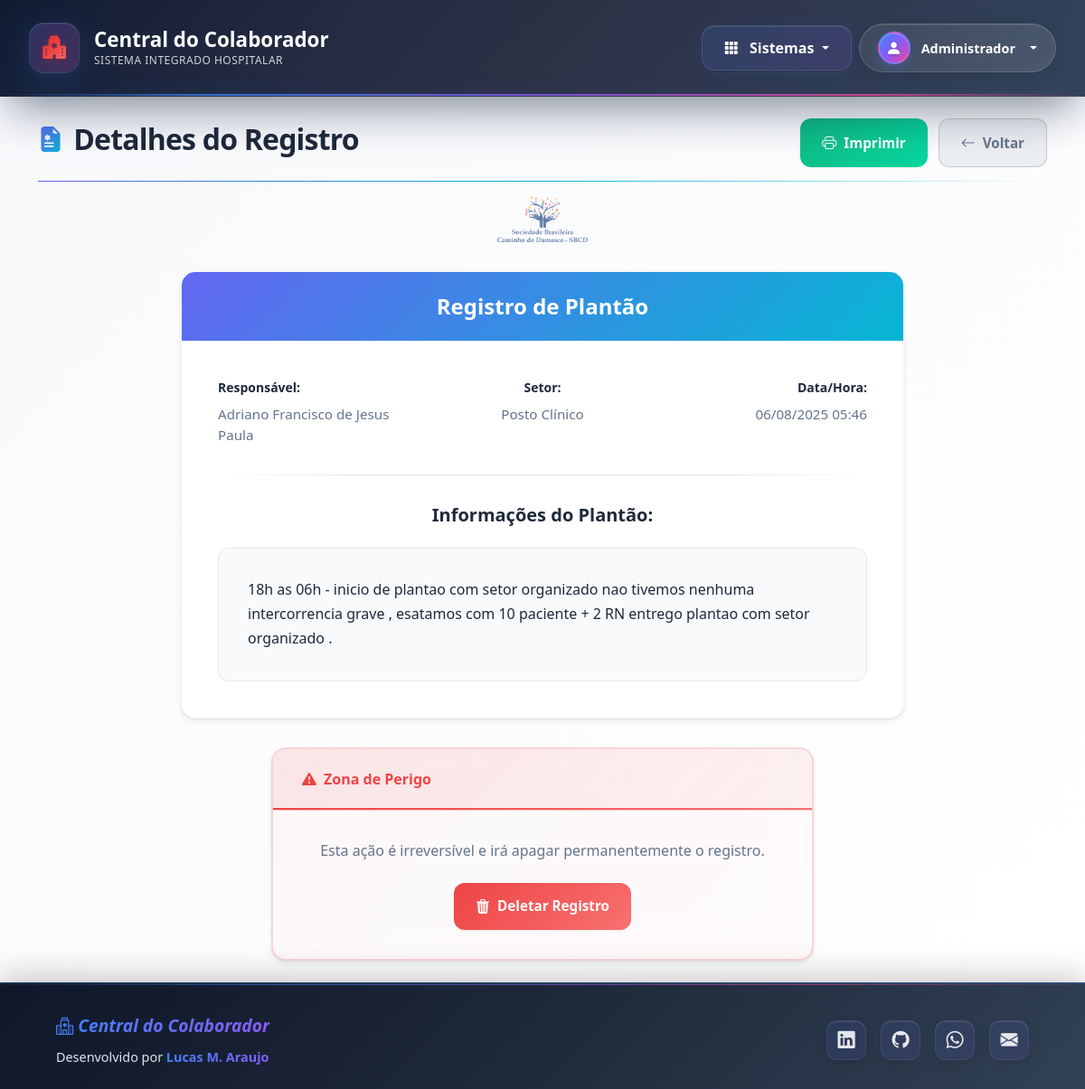
The app's page /form/169/details (signed in) with its own data.
### app/models.py (models this page shows, shortened)
class User(db.Model, UserMixin):
    __tablename__ = 'users'
    id = db.Column(db.Integer, primary_key=True)
    name = db.Column(db.String(100), nullable=False)
    username = db.Column(db.String(50), unique=True, nullable=False)
    password = db.Column(db.String(200), nullable=False)
    profile = db.Column(db.String(200), nullable=False)
    email = db.Column(db.String(120), unique=True, nullable=False)
    is_active = db.Column(db.Boolean, default=True, nullable=False)
    creation_date = db.Column(db.DateTime, nullable=False, default=datetime.utcnow)
    last_login = db.Column(db.DateTime, nullable=True)
    notices = db.relationship('Notice', back_populates='author')
    forms = db.relationship('Form', back_populates='worker', lazy='dynamic')
    shared_repositories = db.relationship('Repository', secondary=repository_access, back_populates='shared_with_users')

class Form(db.Model):
    __tablename__ = 'forms'
    id = db.Column(db.Integer, primary_key=True)
    worker_id = db.Column(db.Integer, db.ForeignKey('users.id'), nullable=False)
    sector = db.Column(db.String(100), nullable=False)
    date_registry = db.Column(db.DateTime, nullable=False)
    observation = db.Column(db.Text, nullable=False)
    worker = db.relationship('User', back_populates='forms')

### app/routes/form.py (the view)
@form_bp.route("/form/<int:form_id>/details")
@login_required
def details_form(form_id):
    formulario = db.session.get(Form, form_id)
    if not formulario:
        flash("Formulário não encontrado.", "danger")
        return redirect(url_for('form.forms'))
    return render_template("form/details_form.html", formulario=formulario)

### app/__init__.py (called while the page is built)
def login_config(app):
    login_manager = LoginManager()
    login_manager.init_app(app)
    login_manager.login_view = 'auth.login'
    login_manager.login_message = "Por favor, realize o login para acessar esta página."
    login_manager.login_message_category = "info"
    @login_manager.user_loader
    def load_user(id):
        return db.session.get(User, int(id))

def registry_filters(app):
    app.jinja_env.filters['format_date'] = format_date_filter
    app.jinja_env.filters['format_date_short'] = lambda val: format_date_filter(val, format_str='%d/%m/%Y')
    app.jinja_env.filters['format_date_time'] = lambda val: format_date_filter(val, format_str='%d/%m/%Y %H:%M')
    app.jinja_env.filters['format_time'] = lambda val: format_date_filter(val, format_str='%H:%M')

### app/routes/util.py (called while the page is built, shortened)
def format_date_filter(value, target_tz_str='Etc/GMT+3', format_str='%d/%m/%Y'):
    if value is None:
        return "N/A"
    if isinstance(value, date) and not isinstance(value, datetime):
        return value.strftime(format_str)
    dt_object = None
    if isinstance(value, datetime):
        dt_object = value
    if not isinstance(dt_object, datetime):
        return value
    dt_object_utc = dt_object.replace(tzinfo=timezone.utc) if dt_object.tzinfo is None else dt_object.astimezone(timezone.utc)
    try:
        target_tz = ZoneInfo(target_tz_str)
        local_dt = dt_object_utc.astimezone(target_tz)
        return local_dt.strftime(format_str)
    except Exception as e:
        print(f"AVISO: Erro na conversão de fuso ou formatação: {e}. Formatando como UTC.")
        return dt_object_utc.strftime(format_str)

### app/templates/form/details_form.html (shortened to what this page needs)
{% extends "navbar.html" %}
{% block content %}
<div class="forms-page">
    <div class="container py-4">
        <div class="forms-header no-print">
            <div class="forms-header-content">
                <div class="forms-title-section">
                    <h1 class="forms-title">
                        <i class="bi bi-file-earmark-medical-fill"></i>
                        Detalhes do Registro
                    </h1>
                </div>
                <div class="forms-header-actions">
                    <button class="forms-btn forms-btn-print" onclick="window.print()">
                        <i class="bi bi-printer"></i>
                        Imprimir
                    </button>
                    <a href="{{ url_for('form.forms') }}" class="forms-btn forms-btn-secondary">
                        <i class="bi bi-arrow-left"></i>
                        Voltar
                    </a>
                </div>
            </div>
        </div>
    {% include 'partials/_flash_messages.html' %}
    {% if formulario %}
        <div class="forms-logo-container">
            <img src="{{ url_for('static', filename='SBCD.png') }}" alt="Logo da empresa" class="forms-logo">
        </div>
        <div class="forms-card forms-details-card">
            <div class="forms-card-header forms-details-header">
                <h4 class="forms-details-title">
                    Registro de Plantão
                </h4>
            </div>
            <div class="forms-card-body forms-details-body">
            <div id="print-area" class="forms-print-area">
                    <div class="forms-details-info">
                        <div class="forms-info-item">
                            <span class="forms-info-label">Responsável:</span>
                            <span class="forms-info-value">{{ formulario.worker.name }}</span>
                        </div>
                        <div class="forms-info-item">
                            <span class="forms-info-label">Setor:</span>
                            <span class="forms-info-value">{{ formulario.sector }}</span>
                        </div>
                        <div class="forms-info-item">
                            <span class="forms-info-label">Data/Hora:</span>
                            <span class="forms-info-value">{{ formulario.date_registry | format_date_time if formulario.date_registry else 'N/A' }}</span>
                        </div>
                    </div>
                    <div class="forms-details-divider"></div>
                    <div class="forms-observation-section">
                        <h5 class="forms-observation-title">Informações do Plantão:</h5>
                        <div class="forms-observation-content">{{ formulario.observation }}</div>
                    </div>
                </div>
        </div>
    </div>
    {% if current_user.is_authenticated and 'ADMIN' in current_user.profile %}
        <div class="forms-card forms-danger-card no-print">
            <div class="forms-card-header forms-danger-header">
                <h6 class="forms-danger-title">
                    <i class="bi bi-exclamation-triangle-fill"></i>
                    Zona de Perigo
                </h6>
            </div>
            <div class="forms-card-body forms-danger-body">
                <p class="forms-danger-text">Esta ação é irreversível e irá apagar permanentemente o registro.</p>
                <form method="POST" action="{{ url_for('form.delet_form', form_id=formulario.id) }}"
                    onsubmit="return confirm('TEM CERTEZA ABSOLUTA que deseja deletar esta solicitação?');">
                    <button type="submit" class="forms-btn forms-btn-danger">
                        <i class="bi bi-trash3-fill"></i>
                        Deletar Registro
                    </button>
                </form>
            </div>
        </div>
        {% endif %}
        {% endif %}
    </div>
</div>
{% endblock %}

### app/templates/navbar.html (shortened to what this page needs)
<!DOCTYPE html>
<html lang="pt-br" class="h-100">
<head>
    <link href="https://cdn.jsdelivr.net/npm/bootstrap@5.3.3/dist/css/bootstrap.min.css" rel="stylesheet">
    <link rel="stylesheet" href="https://cdn.jsdelivr.net/npm/bootstrap-icons@1.11.3/font/bootstrap-icons.min.css">
    <link rel="stylesheet" href="{{ url_for('static', filename='main.css') }}">
</head>
<body>
    {% if current_user.is_authenticated %}
    <nav class="navbar navbar-expand-lg navbar-dark shadow-lg navbar-custom no-print">
        <div class="container-fluid">
            <a class="navbar-brand navbar-brand-custom" href="{{ url_for('main.panel') }}">
                <div class="brand-container">
                    <div class="brand-icon-wrapper">
                        <i class="bi bi-hospital-fill brand-icon"></i>
                        <div class="heartbeat-effect"></div>
                    </div>
                    <div class="brand-text">
                        <span class="brand-title">Central do Colaborador</span>
                        <span class="brand-subtitle">Sistema Integrado Hospitalar</span>
                    </div>
                </div>
            </a>
            <div class="d-flex align-items-center ms-auto">
                <div class="dropdown me-2">
                    <button class="btn dropdown-toggle access-dropdown-button" type="button" id="acessosDropdown"
                        data-bs-toggle="dropdown" aria-expanded="false">
                        <i class="bi bi-grid-3x3-gap-fill me-2"></i>
                        <span>Sistemas</span>
                    </button>
                </div>
                <div class="dropdown">
                    <button class="btn dropdown-toggle user-dropdown-button" type="button" id="userDropdownGlobal"
                        data-bs-toggle="dropdown" aria-expanded="false">
                        <div class="user-avatar">
                            <i class="bi bi-person-fill"></i>
                        </div>
                        <div class="user-info d-none d-sm-block">
                            <span class="user-name">{{ current_user.name }}</span>
                        </div>
                    </button>
                </div>
            </div>
        </div>
    </nav>
    {% endif %}
    <main class="flex-shrink-0">
        {% block content %}{% endblock %}
    </main>
    <footer class="footer-premium no-print mt-auto">
        <div class="container">
            <div class="d-flex flex-wrap align-items-center justify-content-between">
                <div class="col-md-6 text-center text-md-start mb-3 mb-md-0">
                    <a href="{{ url_for('main.panel') }}" class="footer-brand">
                        <i class="bi bi-hospital"> Central do Colaborador</i>
                    </a>
                    <span class="footer-credit-text d-block mt-2">Desenvolvido por <strong>Lucas M.
                            Araujo</strong></span>
                </div>
                <div class="col-md-6 text-center text-md-end">
                    <a href="https://www.linkedin.com/in/mglucas0123/" target="_blank" rel="noopener noreferrer"
                        class="footer-social-link" title="LinkedIn">
                        <i class="bi bi-linkedin"></i>
                    </a>
                    <a href="https://github.com/mglucas0123" target="_blank" rel="noopener noreferrer"
                        class="footer-social-link" title="GitHub">
                        <i class="bi bi-github"></i>
                    </a>
                    <a href="https://wa.me/5534996854244" target="_blank" rel="noopener noreferrer"
                        class="footer-social-link" title="WhatsApp">
                        <i class="bi bi-whatsapp"></i>
                    </a>
                    <a href="mailto:lucasiturama2013@gmail.com" class="footer-social-link" title="Email">
                        <i class="bi bi-envelope-fill"></i>
                    </a>
                </div>
            </div>
        </div>
    </footer>
</body>
</html>

### records on screen
User: name "Administrador"
User: worker.name "Adriano Francisco de Jesus Paula"
Form: sector "Posto Clínico", date_registry "06/08/2025 05:46", observation "18h as 06h - inicio de plantao com setor organizado nao tivemos nenhuma intercorrencia grave , esatamos com 10 paciente + 2 RN entrego plantao com setor organizado ."
